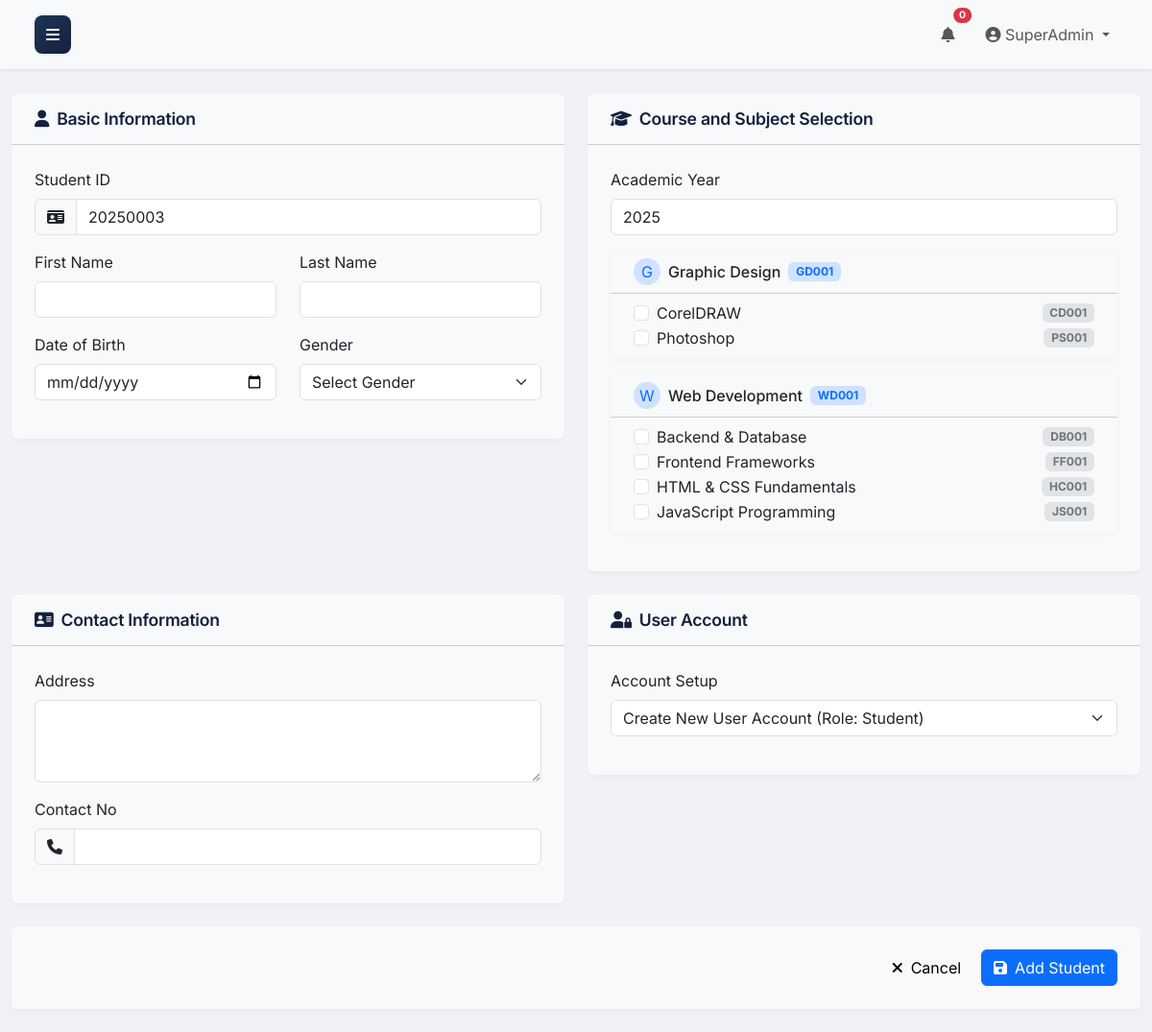
The app's page /students/add.php (signed in) with its own data.
### tables this page shows
CREATE TABLE `students` (
  `id` int(11) NOT NULL,
  `user_id` int(11) DEFAULT NULL,
  `student_id` varchar(255) NOT NULL,
  `first_name` varchar(255) NOT NULL,
  `last_name` varchar(255) NOT NULL,
  `dob` date NOT NULL,
  `gender` enum('M','F','O') NOT NULL,
  `year` int(11) NOT NULL,
  `address` text DEFAULT NULL,
  `contact_no` varchar(255) DEFAULT NULL,
  `status` enum('active','deleted') NOT NULL DEFAULT 'active',
  `created_at` timestamp NOT NULL DEFAULT current_timestamp(),
  `parent_user_id` int(11) DEFAULT NULL
);

CREATE TABLE `subjects` (
  `id` int(11) NOT NULL,
  `course_id` int(11) NOT NULL,
  `name` varchar(255) NOT NULL,
  `code` varchar(50) NOT NULL,
  `teacher_id` int(11) DEFAULT NULL,
  `created_at` timestamp NOT NULL DEFAULT current_timestamp()
);

### public/students/add.php (the view, shortened to what this page needs)
<?php
require_once '../includes/header.php';
$pdo = get_pdo_connection();
function generateStudentID($pdo) {
    $year = date('Y');
    $stmt = $pdo->prepare("
        SELECT student_id
        FROM students
        WHERE student_id LIKE ?
        ORDER BY student_id DESC
        LIMIT 1
    ");
    $yearPrefix = $year . '%';
    $stmt->execute([$yearPrefix]);
    $lastId = $stmt->fetchColumn();
    if ($lastId) {
        $lastNumber = intval(substr($lastId, -4));
        $newNumber = $lastNumber + 1;
    } else {
        $newNumber = 1;
    }
    return $year . str_pad($newNumber, 4, '0', STR_PAD_LEFT);
}
$student_id = generateStudentID($pdo);
$first_name = '';
$last_name = '';
$dob = '';
$year = date('Y');
$address = '';
$contact_no = '';
$user_link_option = 'create_new';
$selected_subjects = [];
$courses = [];
try {
    $stmt = $pdo->query("
        SELECT c.id as course_id, c.name as course_name, c.code as course_code,
               s.id as subject_id, s.name as subject_name, s.code as subject_code
        FROM courses c
        LEFT JOIN subjects s ON s.course_id = c.id
        ORDER BY c.name, s.name
    ");
    $results = $stmt->fetchAll(PDO::FETCH_ASSOC);
    foreach ($results as $row) {
        if (!isset($courses[$row['course_id']])) {
            $courses[$row['course_id']] = [
                'name' => $row['course_name'],
                'code' => $row['course_code'],
                'subjects' => []
            ];
        }
        if ($row['subject_id']) {
            $courses[$row['course_id']]['subjects'][] = [
                'id' => $row['subject_id'],
                'name' => $row['subject_name'],
                'code' => $row['subject_code']
            ];
        }
    }
} catch (PDOException $e) {
    set_message('error', 'Database error fetching courses and subjects: ' . $e->getMessage());
}
?>
        <form action="add.php" method="POST">
            <div class="row">
                <div class="col-md-6">
                    <div class="card shadow-sm mb-4">
                        <div class="card-header py-3">
                            <h5 class="mb-0"><i class="fas fa-user me-2"></i>Basic Information</h5>
                        </div>
                        <div class="card-body">
                            <div class="mb-3">
                                <label for="student_id" class="form-label">Student ID</label>
                                <div class="input-group">
                                    <span class="input-group-text"><i class="fas fa-id-card"></i></span>
                                    <input type="text" class="form-control" id="student_id" name="student_id" value="<?php echo htmlspecialchars($student_id); ?>" readonly required>
                                </div>
                            </div>
                            <div class="row">
                                <div class="col-md-6 mb-3">
                                    <label for="first_name" class="form-label">First Name</label>
                                    <input type="text" class="form-control" id="first_name" name="first_name" value="<?php echo htmlspecialchars($first_name); ?>" required>
                                </div>
                                <div class="col-md-6 mb-3">
                                    <label for="last_name" class="form-label">Last Name</label>
                                    <input type="text" class="form-control" id="last_name" name="last_name" value="<?php echo htmlspecialchars($last_name); ?>" required>
                                </div>
                            </div>
                            <div class="row">
                                <div class="col-md-6 mb-3">
                                    <label for="dob" class="form-label">Date of Birth</label>
                                    <input type="date" class="form-control" id="dob" name="dob" value="<?php echo htmlspecialchars($dob); ?>" required>
                                </div>
                                <div class="col-md-6 mb-3">
                                    <label for="gender" class="form-label">Gender</label>
                                    <select class="form-select" id="gender" name="gender" required>
                                        <option value="">Select Gender</option>
                                    </select>
                                </div>
                            </div>
                        </div>
                    </div>
                </div>
                <div class="col-md-6">
                    <div class="card shadow-sm mb-4">
                        <div class="card-header py-3">
                            <h5 class="mb-0"><i class="fas fa-graduation-cap me-2"></i>Course and Subject Selection</h5>
                        </div>
                        <div class="card-body">
                            <div class="mb-3">
                                <label for="year" class="form-label">Academic Year</label>
                                <input type="number" class="form-control" id="year" name="year" value="<?php echo htmlspecialchars($year); ?>" required min="1900" max="2100">
                            </div>
                            <?php foreach ($courses as $course_id => $course): ?>
                                <div class="card mb-3">
                                    <div class="card-header bg-light py-2">
                                        <div class="d-flex align-items-center">
                                            <div class="avatar-initial rounded-circle bg-primary-subtle text-primary me-2" style="width: 28px; height: 28px; display: flex; align-items: center; justify-content: center;">
                                                <?php echo strtoupper(substr($course['name'], 0, 1)); ?>
                                            </div>
                                            <h6 class="mb-0"><?php echo htmlspecialchars($course['name']); ?></h6>
                                            <span class="badge bg-primary-subtle text-primary ms-2">
                                                <?php echo htmlspecialchars($course['code']); ?>
                                            </span>
                                        </div>
                                    </div>
                                    <?php if (!empty($course['subjects'])): ?>
                                        <div class="card-body py-2">
                                            <?php foreach ($course['subjects'] as $subject): ?>
                                                <div class="form-check">
                                                    <input class="form-check-input subject-checkbox"
                                                           type="checkbox"
                                                           name="subjects[]"
                                                           value="<?php echo $subject['id']; ?>"
                                                           id="subject_<?php echo $subject['id']; ?>"
                                                           data-course-id="<?php echo $course_id; ?>"
                                                           <?php echo in_array($subject['id'], $selected_subjects) ? 'checked' : ''; ?>>
                                                    <label class="form-check-label d-flex justify-content-between align-items-center" for="subject_<?php echo $subject['id']; ?>">
                                                        <span><?php echo htmlspecialchars($subject['name']); ?></span>
                                                        <span class="badge bg-secondary-subtle text-secondary">
                                                            <?php echo htmlspecialchars($subject['code']); ?>
                                                        </span>
                                                    </label>
                                                </div>
                                            <?php endforeach; ?>
                                        </div>
                                    <?php else: ?>
                                        <div class="card-body py-2">
                                            <p class="text-muted mb-0"><small>No subjects available for this course</small></p>
                                        </div>
                                    <?php endif; ?>
                                </div>
                            <?php endforeach; ?>
                        </div>
                    </div>
                </div>
                <div class="col-md-6">
                    <div class="card shadow-sm mb-4">
                        <div class="card-header py-3">
                            <h5 class="mb-0"><i class="fas fa-address-card me-2"></i>Contact Information</h5>
                        </div>
                        <div class="card-body">
                            <div class="mb-3">
                                <label for="address" class="form-label">Address</label>
                                <textarea class="form-control" id="address" name="address" rows="3"><?php echo htmlspecialchars($address); ?></textarea>
                            </div>
                            <div class="mb-3">
                                <label for="contact_no" class="form-label">Contact No</label>
                                <div class="input-group">
                                    <span class="input-group-text"><i class="fas fa-phone"></i></span>
                                    <input type="text" class="form-control" id="contact_no" name="contact_no" value="<?php echo htmlspecialchars($contact_no); ?>">
                                </div>
                            </div>
                        </div>
                    </div>
                </div>
                <div class="col-md-6">
                    <div class="card shadow-sm mb-4">
                        <div class="card-header py-3">
                            <h5 class="mb-0"><i class="fas fa-user-lock me-2"></i>User Account</h5>
                        </div>
                        <div class="card-body">
                            <div class="mb-3">
                                <label for="user_link_option" class="form-label">Account Setup</label>
                                <select class="form-select" id="user_link_option" name="user_link_option">
                                    <option value="create_new" <?php echo ($user_link_option == 'create_new') ? 'selected' : ''; ?>>Create New User Account (Role: Student)</option>
                                </select>
                            </div>
                        </div>
                    </div>
                </div>
            </div>
            <div class="card shadow-sm mb-4">
                <div class="card-body">
                    <div class="d-flex justify-content-end gap-2">
                        <a href="list.php" class="btn btn-light">
                            <i class="fas fa-times me-2"></i>Cancel
                        </a>
                        <button type="submit" class="btn btn-primary">
                            <i class="fas fa-save me-2"></i>Add Student
                        </button>
                    </div>
                </div>
            </div>
        </form>
    </div>

### public/assets/css/style.css (style rules this page uses)
html, body { height: 100%; margin: 0; padding: 0; }
:root { --primary-green: #1b4332; --accent-green: #2d6a4f; --light-green: #b7e4c7; --dark-green: #081c15; --professional-blue: #1d3557; --dark-blue: #14213d; --light-gray: #f0f2f5; --medium-gray: #6c757d; --border-color: #dee2e6; --primary: #1d3557; --primary-subtle: #e6eaf0; --success: #2d6a4f; --success-subtle: #e7f2ed; --warning: #ca6702; --warning-subtle: #fff1e6; --info: #184e77; --info-subtle: #e6eff4; --danger: #9b2226; --danger-subtle: #f8e7e7; --secondary: #4a4e69; --secondary-subtle: #ecedf2; --bg-dark: #f0f2f5; --card-bg: #f8f9fa; --timeline-bg: rgba(0, 0, 0, 0.03); --bg-dark: #f0f2f5; --sidebar-width: 250px; --sidebar-collapsed-width: 70px; --sidebar-transition: 0.3s; --shadow-sm: 0 .125rem .25rem rgba(0,0,0,.035); --shadow-md: 0 .5rem 1rem rgba(0,0,0,.05); --shadow-lg: 0 1rem 3rem rgba(0,0,0,.075); }
body { font-family: 'Inter', sans-serif; background-color: var(--bg-dark); overflow-x: hidden; color: #2f2f2f; }
.card { background: var(--card-bg); border: none; box-shadow: 0 2px 6px rgba(0, 0, 0, 0.04); }
.card .card-header { background: transparent; padding: 1.5rem 1.5rem 1rem; }
.card .card-header h5 { color: var(--dark-blue); font-weight: 600; font-size: 1.1rem; letter-spacing: -0.25px; }
.card .card-body { padding: 1.5rem; }
.shadow-sm { box-shadow: var(--shadow-sm) !important; }
@media (min-width: 992px) { body { overflow-x: hidden; } }

### records on screen
students: student_id "20250003"
subjects: name "CorelDRAW", code "CD001"
subjects: name "Photoshop", code "PS001"
subjects: name "Backend & Database", code "DB001"
subjects: name "Frontend Frameworks", code "FF001"
subjects: name "HTML & CSS Fundamentals", code "HC001"
subjects: name "JavaScript Programming", code "JS001"

### other values on screen
$_SESSION['username'] "SuperAdmin"
substr($course['name'], 0, 1) "G"
$course['name'] "Graphic Design"
$course['code'] "GD001"
substr($course['name'], 0, 1) "W"
$course['name'] "Web Development"
$course['code'] "WD001"
